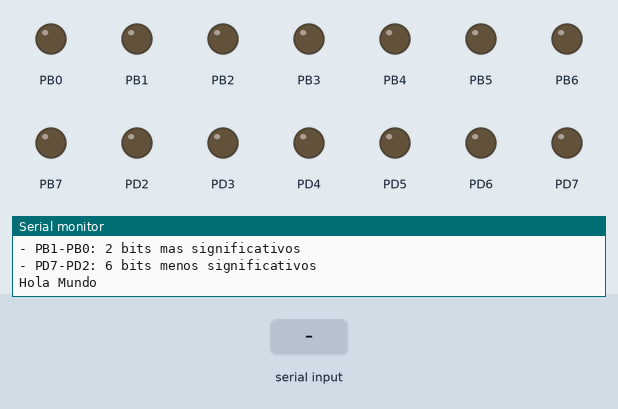
This program was run on a simulated ATmega328P, built with avr-gcc and emulated at 16 MHz. On the bench: output pins drawn as LEDs (lit = HIGH), the last lines printed to the serial monitor. Inputs (shaded band) come from the test bench. Pins used as bus, display or sensor lines are not drawn.

Above: at 1.2 s.
1.3 s: "1\n" received over Serial
At 2.1 s:
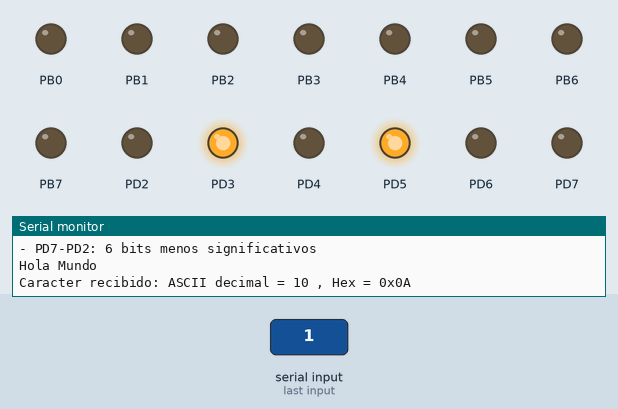
Timing chart, 0 to 4.3 s (numbered marks = the images above; inputs shaded):
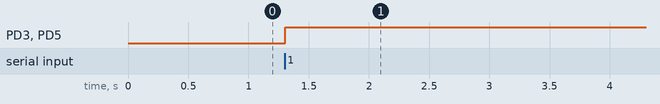

The program:

main.c
```c
/*
 * Laboratorio6.c
 *
 * Created: 21/4/2026
 * Author : Cristian Juárez
 */


#define F_CPU 16000000UL
#include <avr/io.h>
#include <util/delay.h>
#include <avr/interrupt.h>

// Prototipos
void ConfigurarUART9600(void);
void EnviarCaracterUART(char c);
void cadena(char txt[]);
void MostrarEnPuertos(uint8_t dato);
void EnviarHex(uint8_t valor);
void EnviarDecimal(uint8_t valor);

volatile uint8_t datoRecibido = 0;

int main(void) {
	// Configurar puertos (PB y PD como salidas)
	DDRB = 0xFF;
	DDRD = 0xFF;

	// Inicializar UART
	ConfigurarUART9600();
	sei();

	// Mensaje inicial
	cadena("\nSistema UART - Visualizacion en PD2-PD7\n");
	cadena("Envie caracteres para verlos en:\n");
	cadena("- PB1-PB0: 2 bits mas significativos\n");
	cadena("- PD7-PD2: 6 bits menos significativos\n\n");
	cadena("Hola Mundo\n");

	while(1) {
		if(datoRecibido) {
			MostrarEnPuertos(datoRecibido);

			// Mostrar valor ASCII recibido
			cadena("Caracter recibido: ");
			cadena("ASCII decimal = ");
			EnviarDecimal(datoRecibido);
			cadena(" , Hex = 0x");
			EnviarHex(datoRecibido);
			cadena("\n");

			datoRecibido = 0;
		}
		_delay_ms(10);
	}
}

void ConfigurarUART9600(void) {
	DDRD &= ~(1<<DDD0); // PD0 (RX) como entrada
	DDRD |= (1<<DDD1);  // PD1 (TX) como salida

	UBRR0 = 103; // 9600 bps a 16MHz
	UCSR0A = 0;
	UCSR0B = (1<<RXCIE0)|(1<<RXEN0)|(1<<TXEN0);
	UCSR0C = (1<<UCSZ01)|(1<<UCSZ00);
}

void EnviarCaracterUART(char c) {
	while(!(UCSR0A & (1<<UDRE0)));
	UDR0 = c;
}

void cadena(char txt[]) {
	uint8_t i = 0;
	while(txt[i] != '\0') {
		EnviarCaracterUART(txt[i]);
		i++;
	}
}

// Función para mostrar en PD2-PD7 y PB0-PB1
void MostrarEnPuertos(uint8_t dato) {
	// PD7-PD2 = bits [5:0] del dato (6 bits LSB)
	PORTD = (dato & 0x3F) << 2;

	// PB1-PB0 = bits [7:6] del dato (2 bits MSB)
	PORTB = (dato >> 6) & 0x03;

	// Mantener PD1 (TX) en estado alto
	PORTD |= (1<<PD1);
}

// Nueva función para enviar un byte en hexadecimal
void EnviarHex(uint8_t valor) {
	uint8_t nibble;

	// Nibble alto
	nibble = (valor >> 4) & 0x0F;
	EnviarCaracterUART(nibble > 9 ? nibble - 10 + 'A' : nibble + '0');

	// Nibble bajo
	nibble = valor & 0x0F;
	EnviarCaracterUART(nibble > 9 ? nibble - 10 + 'A' : nibble + '0');
}

// Nueva función para enviar un número en decimal
void EnviarDecimal(uint8_t valor) {
	char buffer[4]; // hasta 3 dígitos + terminador
	uint8_t i = 0;

	if(valor == 0) {
		EnviarCaracterUART('0');
		return;
	}

	while(valor > 0) {
		buffer[i++] = (valor % 10) + '0';
		valor /= 10;
	}

	// imprimir en orden correcto
	while(i > 0) {
		EnviarCaracterUART(buffer[--i]);
	}
}

// Interrupción de recepción UART
ISR(USART_RX_vect) {
	datoRecibido = UDR0;
}
```

Measured:
- after the input at 1.3 s, PD3, PD5: LOW → HIGH at once
